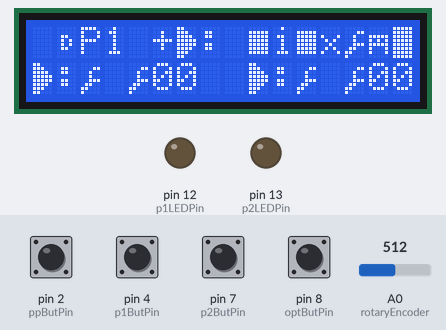
This sketch was run on a simulated Arduino Uno, built with avr-gcc and run on an emulated ATmega328P. On the bench: 16×2 character LCD, output pins drawn as LEDs (lit = HIGH). Inputs (shaded band) come from the test bench; at power-on: pin 2 (ppButPin), pin 4 (p1ButPin), pin 7 (p2ButPin), pin 8 (optButPin) LOW, A0 (rotaryEncoder) = 512.

Above: at 4.3 s.
4.4 s: pin 7 (p2ButPin) pulled HIGH for 0.15 s
At 4.8 s:
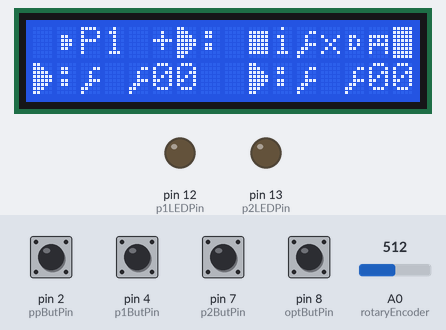
7.5 s: pin 8 (optButPin) pulled HIGH for 1 s
At 9.7 s:
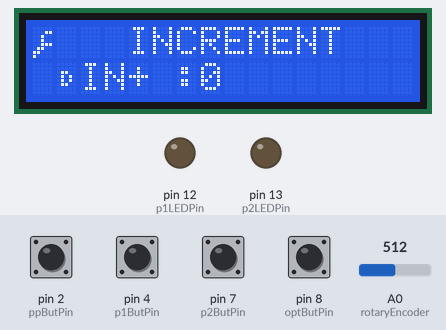
10.0 s: A0 (rotaryEncoder) set to 446
At 10.9 s:
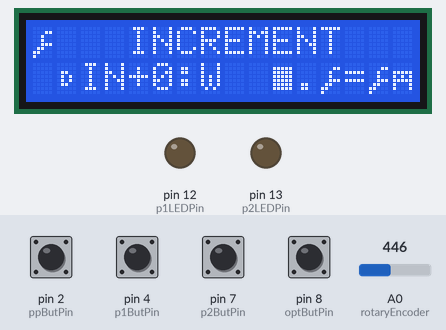
13.0 s: pin 8 (optButPin) pulled HIGH for 0.15 s
At 14.2 s:
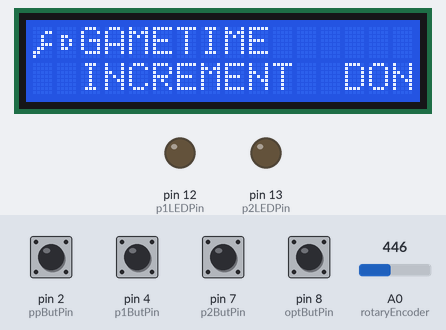
14.6 s: A0 (rotaryEncoder) set to 349
16.1 s: A0 (rotaryEncoder) set to 333
At 17.3 s:
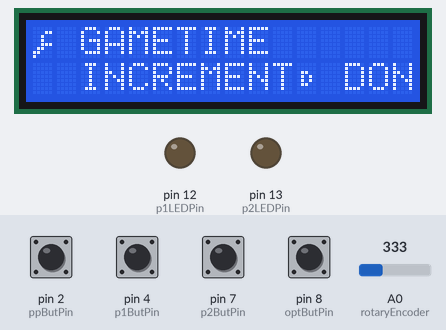
Timing chart, 0 to 19.1 s (numbered marks = the images above; inputs shaded):
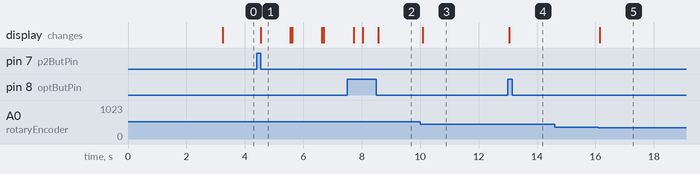

The sketch:

ArduinoChessClock.ino
```cpp
#include <Wire.h>
#include <LiquidCrystal_I2C.h>


//IO Declaration
//LCD
LiquidCrystal_I2C lcd(0x27, 16, 2);

String timeTemp;

//Rotary Encoder
int rotaryEncoder = A0;
int rotaryEVal = 0;

//Button
int ppButPin = 2; //avoid PWM
int p1ButPin = 4;
int p2ButPin = 7;
int optButPin = 8;
int ppButState, p1ButState, p2ButState,optButState;

//Player LED Indicators
int p1LEDPin = 12;
int p2LEDPin = 13;


//Declaring States
int screenState;  //state of display 0-> Play | 1 -> Options | 2 -> Gametime | 3-> Increment
int playState;    //state of play 0-> Stopped | 1-> Paused | 2-> P1 Clock Run | 3-> P2 Clock Run | 4 -> Time Up
int pauseMem;     //Pause memory to remember which player was playing last before pausing
int cursorState;

//Declaring Time Values
signed short p1H, p1M, p1S;
signed short p2H, p2M, p2S;
signed short incM, incS;
signed short startH, startM, startS;

/*
 *
 * Custom Characters
 *
*/
//[0]Play Arrow
byte customChar0[8] = {
  0b11000,
  0b11100,
  0b11110,
  0b11111,
  0b11111,
  0b11110,
  0b11100,
  0b11000
};

//[1]Pause
byte customChar1[8] = {
  0b11011,
  0b11011,
  0b11011,
  0b11011,
  0b11011,
  0b11011,
  0b11011,
  0b11011
};

//[2]Stop
byte customChar2[8] = {
  0b00000,
  0b11111,
  0b11111,
  0b11111,
  0b11111,
  0b11111,
  0b11111,
  0b00000
};

//[3]Game Options
byte customChar3[8] = {
  0b00000,
  0b00011,
  0b00100,
  0b00100,
  0b00111,
  0b01100,
  0b11000,
  0b10000
};

//[4]Turn Player Indicator, Toggled Selector
byte customChar4[8] = {
  0b00000,
  0b00000,
  0b01100,
  0b01110,
  0b01110,
  0b01100,
  0b00000,
  0b00000
};

//[5]Untoggled Selector
byte customChar5[8] = {
  0b00000,
  0b00000,
  0b01100,
  0b01010,
  0b01010,
  0b01100,
  0b00000,
  0b00000
};


void setup()
{
  //LED INIT
  pinMode(p1LEDPin, OUTPUT);
  pinMode(p2LEDPin, OUTPUT);

  //BUTTON INIT
  pinMode(ppButPin, INPUT);
  pinMode(p1ButPin, INPUT);
  pinMode(p2ButPin, INPUT);
  pinMode(optButPin, INPUT);

  //LCD INIT
  lcd.begin();
  lcd.backlight();
  lcd.clear();

  //Splash Screen
  lcd.setCursor(0,0); //(Column, Row)
  lcd.print("Get Mwanged inc");
  lcd.setCursor(0,1);
  lcd.print("Chess Clock");
  delay(3000);
  lcd.clear();

  //Set States
  playState = 0;
  screenState = 0;
  pauseMem = 0;
  cursorState = 0;

  //Set default times (30 min game with 5 sec 15 sec increments)
  incM = 0;
  incS = 15;
  startH = 0;
  startM = 30;
  startS = 0;


  //Creating and Storing all custom chars
  lcd.createChar(0, customChar0); //Play Arrow
  lcd.createChar(1, customChar1); //Pause
  lcd.createChar(2, customChar2); //Stop
  lcd.createChar(3, customChar3); //Options
  lcd.createChar(4, customChar4); //Toggled Indicator
  lcd.createChar(5, customChar5); //Untoggled Indicator
  //lcd.write(byte([X]));
}

String printTime(int a)
{
  if(a < 10){
    return "0" + a;
    }
  else{
    return ""+a;
    }
}

//Does an entire reset of the clock digits
void resetClock()
{
  lcd.setCursor(6,0);
  lcd.write(incM);
  lcd.setCursor(8,0);
  lcd.print(printTime(incS));
  lcd.setCursor(0,1);
  lcd.print("0:00:00  0:00:00");
  lcd.setCursor(0,1);
  lcd.write(p1H);
  lcd.setCursor(2,1);
  lcd.print(printTime(p1M));
  lcd.setCursor(5,1);
  lcd.print(printTime(p1S));
  lcd.setCursor(9,1);
  lcd.write(p2H);
  lcd.setCursor(11,1);
  lcd.print(printTime(p2M));
  lcd.setCursor(14,1);
  lcd.print(printTime(p2S));
}

//Sets player Icon based on play state
void setPlayer(){
  switch(playState){
      case 0: //stopped
      {
        lcd.setCursor(1,0);
        lcd.write(byte(5));
        lcd.setCursor(13,0);
        lcd.write(byte(5));
        break;
      }
      case 1://paused
      {
        break;
      }
      case 2://p1 turn
      {
        lcd.setCursor(1,0);
        lcd.write(byte(4));
        lcd.setCursor(13,0);
        lcd.write(byte(5));
        break;
      }
      case 3://p2 turn
      {
        lcd.setCursor(1,0);
        lcd.write(byte(5));
        lcd.setCursor(13,0);
        lcd.write(byte(4));
        break;
      }
    }
}

void loop()
{
  //Input Value Grabbers
  rotaryEVal = analogRead(rotaryEncoder); // (<10 - >1020)
  ppButState = digitalRead(ppButPin); //LOW -> HIGH
  p1ButState = digitalRead(p1ButPin);
  p2ButState = digitalRead(p2ButPin);
  optButState = digitalRead(optButPin);


  //button interactions
  if(screenState == 0) //playScreen
  {
    //Play/Pause button pressed while game is playing: pause the game and store previous turn for continue
    if(((playState == 2) or (playState == 3)) and (ppButState == HIGH))
    {
      pauseMem = playState;
      playState = 1;

    }
    //Play/Pause button pressed while game is paused: continue the game from last player turn
    else if ((playState == 1) and (ppButState == HIGH))
    {
      playState = pauseMem;
    }
    //P1 button pressed: begin p2 clock when in pause, stopped, or currently p1 turn
    if(((playState == 2)or(playState == 1)or(playState == 0)) and (p1ButState == HIGH))
    {
      playState = 3;
    }
    //P2 button pressed: begin p1 clock when in pause, stopped, or currently p2 turn
    if(((playState == 3) or (playState == 1)or(playState == 0)) and (p2ButState == HIGH))
    {
      playState = 2;
    }
    //Options button pressed: Pause gamestate and enter options menu
    if((optButState == HIGH) and (screenState == 0))
    {
      playState = 1;
      screenState = 1;
    }

  }
  else if(screenState == 1)//Options menu
  {
    //Pause and Player buttons do nothing in this state
    //When Opt is pressed again, go to screenState that corresponds
    if((optButState == HIGH) and (cursorState == 0))
    {
      screenState = 2;
    }
    else if((optButState == HIGH) and (cursorState == 1))
    {
      screenState = 3;
    }
    else if((optButState == HIGH) and (cursorState == 2))
    {
      screenState = 0;
    }
  }
  else if((screenState == 2)or(screenState == 3)) //either gamestate or increment change menus
  {
    //opt but return to original options menu, p1 but, p2 but, and pause but have no function
    if(optButState == HIGH)
    {
      screenState = 1;
    }
  }


  //Screen State
  switch(screenState)
  {
    case 0: //Game Screen
      lcd.setCursor(0,0);
      lcd.print(" _P1 +0:00 _ _P2");
      lcd.setCursor(11,0);
      lcd.write(byte(0));
      resetClock();
      setPlayer();

      //GAME SCREEN PLAY STATES
      switch(playState)
      {
        case 0://stopped
        {
          p1H = startH;
          p2H = startH;
          p1M = startM;
          p2M = startM;
          p1S = startS;
          p2S = startS;
          resetClock();
          lcd.setCursor(11,0);
          lcd.write(byte(2));
          break;
        }
        case 1: //paused
        {
          lcd.setCursor(11,0);
          lcd.write(byte(1));
          break;
        }
        case 2: //P1 turn
        {
          lcd.setCursor(0,1);
          p1S += incS;
          p1M += incM;
          if(p1S > 59){
            p1S - 60;
            p1M += 1;
            }
          if(p1M > 59){
            p1M - 60;
            p1H += 1;
            }

          if(p1S == 0 and (p1M > 0 || p1H > 0)){
            p1S = 60;
            if(p1M == 0){
                p1H -= 1;
                p1M = 60;
              }
            p1M -= 1;
            p1S -= 1;
            delay(1000);
            }
           else if(p1S > 0)
           {
             p1S -= 1;
             delay(1000);
           }
           else
           {
            lcd.print(">TIME UP");
            playState = 4;
            break;
           }


          lcd.write(p1H);
          lcd.setCursor(2,1);
          lcd.print(printTime(p1M));
          lcd.setCursor(5,1);
          lcd.print(printTime(p1S));

          break;
        }
        case 3: //P2 turn
        {
          lcd.setCursor(9,1);
          p2S += incS;
          p2M += incM;
          if(p2S > 59){
            p2S - 60;
            p2M += 1;
            }
          if(p2M > 59){
            p2M - 60;
            p2H += 1;
            }

          if(p2S == 0 and (p2M > 0 || p2H > 0)){
            p2S = 60;
            if(p2M == 0){
                p2H -= 1;
                p2M = 60;
              }
            p2M -= 1;
            p2S -= 1;
            delay(1000);
            }
           else if(p2S > 0)
           {
             p2S -= 1;
             delay(1000);
           }
           else
           {
            lcd.print(">TIME UP");
            playState = 4;
            break;
           }

          lcd.write(p2H);
          lcd.setCursor(11,1);
          lcd.print(printTime(p2M));
          lcd.setCursor(14,1);
          lcd.print(printTime(p2S));
          break;
        }
        case 4:
        {
          lcd.setCursor(11,0);
          lcd.write(byte(2));
          break;
        }
      }
      break;
    case 1: //Options Screen
    {
      lcd.setCursor(0,0);
      lcd.write(byte(3));
      lcd.print(" GAMETIME      ");
      lcd.setCursor(0,1);
      lcd.print("  INCREMENT  DONE");

      //Rotary Encoder Mess
      if((rotaryEVal <= 114)or(rotaryEVal > 342 and rotaryEVal <= 456)or(rotaryEVal > 684 and rotaryEVal <= 798))//selecting Gametime
      {
        lcd.setCursor(1,0);
        lcd.write(byte(5));
        lcd.setCursor(1,1);
        lcd.print(" ");
        lcd.setCursor(11,1);
        lcd.print(" ");

        //Letting button know where cursor is
        cursorState = 0;
      }
      else if((rotaryEVal > 114 and rotaryEVal <= 228)or(rotaryEVal > 456 and rotaryEVal <= 570)or(rotaryEVal > 798 and rotaryEVal <= 912))
      {//selecting Increment
        lcd.setCursor(1,0);
        lcd.print(" ");
        lcd.setCursor(1,1);
        lcd.write(byte(5));
        lcd.setCursor(11,1);
        lcd.print(" ");

        //Letting button know where cursor is
        cursorState = 1;
      }
      else if((rotaryEVal > 228 and rotaryEVal <= 342)or(rotaryEVal > 570 and rotaryEVal <= 684)or(rotaryEVal > 912)) //Done
      {
        lcd.setCursor(1,0);
        lcd.print(" ");
        lcd.setCursor(1,1);
        lcd.print(" ");
        lcd.setCursor(11,1);
        lcd.write(byte(5));

        //Letting button know where cursor is
        cursorState = 2;
      }

      break;
    }
    case 2: //Gametime Change
    {
      lcd.setCursor(1,0);
      lcd.print("   GAMETIME    ");
      lcd.setCursor(0,1);
      lcd.print("    ");
      lcd.print(printTime(startH));
      lcd.print(":");
      lcd.print(printTime(startM));
      lcd.print(":");
      lcd.print(printTime(startS));
      break;


      if(rotaryEVal <= 85) //setting gametime, 30sec, 1 min, 2min, 3min, 5min, 10min, 15min, 20min, 30min, 45min, 1hr, 1.5hr
      {
        startH = 0;
        startM = 0;
        startS = 30;
      }
      else if(rotaryEVal > 85 and rotaryEVal <= 170)
      {
        startH = 0;
        startM = 1;
        startS = 0;
      }
      else if(rotaryEVal > 170 and rotaryEVal <= 255)
      {
        startH = 0;
        startM = 2;
        startS = 0;
      }
      else if(rotaryEVal > 255 and rotaryEVal <= 340)
      {
        startH = 0;
        startM = 3;
        startS = 0;
      }
      else if(rotaryEVal > 340 and rotaryEVal <= 425)
      {
        startH = 0;
        startM = 5;
        startS = 0;
      }
      else if(rotaryEVal > 425 and rotaryEVal <= 510)
      {
        startH = 0;
        startM = 10;
        startS = 0;
      }
      else if(rotaryEVal > 510 and rotaryEVal <= 595)
      {
        startH = 0;
        startM = 15;
        startS = 0;
      }
      else if(rotaryEVal > 595 and rotaryEVal <= 680)
      {
        startH = 0;
        startM = 20;
        startS = 0;
      }
      else if(rotaryEVal > 680 and rotaryEVal <= 765)
      {
        startH = 0;
        startM = 30;
        startS = 0;
      }
      else if(rotaryEVal > 765 and rotaryEVal <= 850)
      {
        startH = 0;
        startM = 45;
        startS = 0;
      }
      else if(rotaryEVal > 850 and rotaryEVal <= 935)
      {
        startH = 1;
        startM = 0;
        startS = 0;
      }
      else if(rotaryEVal > 935)
      {
        startH = 1;
        startM = 30;
        startS = 0;
      }
    }
    case 3: //Increment Change
    {
      lcd.setCursor(1,0);
      lcd.print("   INCREMENT   ");
      lcd.setCursor(4,1);
      lcd.print("+ :         ");
      lcd.setCursor(5,1);
      lcd.print(printTime(incM));
      lcd.setCursor(7,1);
      timeTemp = printTime(incS);
      lcd.print(timeTemp);

      if(rotaryEVal <= 85) //setting increment, 0:00, 0:05, 0:10, 0:15, 0:30, 0:45, 1:00, 1:30, 2:00, 3:00, 4:00, 5:00
      {
        incS = 0;
        incM = 0;
      }
      else if(rotaryEVal > 85 and rotaryEVal <= 170)
      {
        incS = 5;
        incM = 0;
      }
      else if(rotaryEVal > 170 and rotaryEVal <= 255)
      {
        incS = 10;
        incM = 0;
      }
      else if(rotaryEVal > 255 and rotaryEVal <= 340)
      {
        incS = 15;
        incM = 0;
      }
      else if(rotaryEVal > 340 and rotaryEVal <= 425)
      {
        incS = 30;
        incM = 0;
      }
      else if(rotaryEVal > 425 and rotaryEVal <= 510)
      {
        incS = 45;
        incM = 0;
      }
      else if(rotaryEVal > 510 and rotaryEVal <= 595)
      {
        incS = 0;
        incM = 1;
      }
      else if(rotaryEVal > 595 and rotaryEVal <= 680)
      {
        incS = 30;
        incM = 1;
      }
      else if(rotaryEVal > 680 and rotaryEVal <= 765)
      {
        incS = 0;
        incM = 2;
      }
      else if(rotaryEVal > 765 and rotaryEVal <= 850)
      {
        incS = 0;
        incM = 3;
      }
      else if(rotaryEVal > 850 and rotaryEVal <= 935)
      {
        incS = 0;
        incM = 4;
      }
      else if(rotaryEVal > 935)
      {
        incS = 0;
        incM = 5;
      }
      break;
    }
  }


}
```

Measured:
- the behaviour switches between 343 and 342 on A0 (rotaryEncoder) (found by bisection; images 4 and 5)
- after the input at 4.4 s, the display: changes after 0.14 s (image 1)
- after the input at 10.0 s, the display: changes after 0.09 s (image 3)
- after the input at 13.0 s, the display: changes after 0.06 s (image 4)
- after the input at 14.6 s, every drawn part: stays the same
- after the input at 16.1 s, the display: changes at once (image 5)
